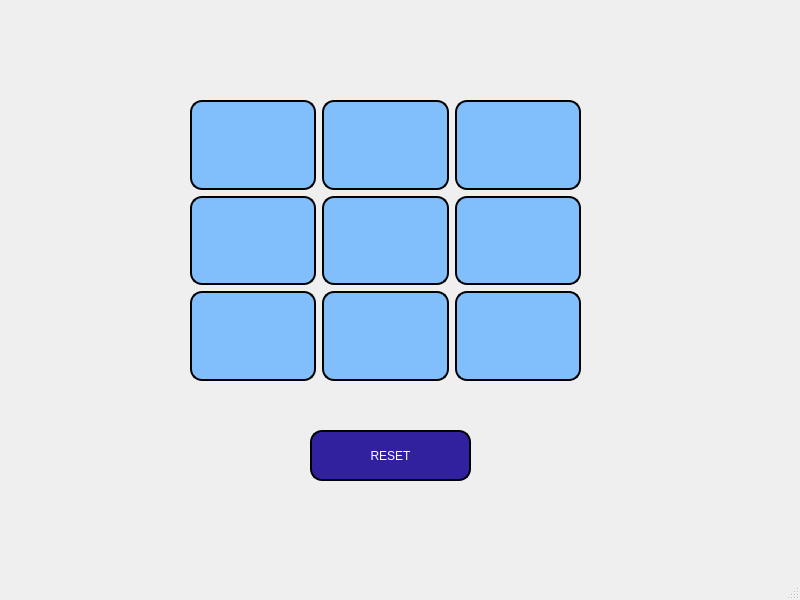
<?xml version="1.0" encoding="UTF-8"?>
<ui version="4.0">
 <class>MainWindow</class>
 <widget class="QMainWindow" name="MainWindow">
  <property name="geometry">
   <rect>
    <x>0</x>
    <y>0</y>
    <width>800</width>
    <height>600</height>
   </rect>
  </property>
  <property name="windowTitle">
   <string>MainWindow</string>
  </property>
  <property name="styleSheet">
   <string notr="true"/>
  </property>
  <widget class="QWidget" name="centralwidget">
   <widget class="QWidget" name="gridLayoutWidget">
    <property name="geometry">
     <rect>
      <x>190</x>
      <y>100</y>
      <width>391</width>
      <height>281</height>
     </rect>
    </property>
    <property name="sizePolicy">
     <sizepolicy hsizetype="Expanding" vsizetype="Expanding">
      <horstretch>0</horstretch>
      <verstretch>0</verstretch>
     </sizepolicy>
    </property>
    <layout class="QGridLayout" name="gridLayout">
     <item row="2" column="2">
      <widget class="QPushButton" name="PB_2_2">
       <property name="sizePolicy">
        <sizepolicy hsizetype="Expanding" vsizetype="Expanding">
         <horstretch>0</horstretch>
         <verstretch>0</verstretch>
        </sizepolicy>
       </property>
       <property name="styleSheet">
        <string notr="true">QPushButton {
	font: 900 16pt &quot;Segoe UI Black&quot;;
    background-color: #81BEFC;
    color: white;
    border: 2px solid black;
    border-radius: 12px;
    padding: 5px;
}

QPushButton:hover {
    background-color: lightblue;
}
QPushButton:pressed {
    background-color: navy;
    color: lightblue;
}</string>
       </property>
       <property name="text">
        <string/>
       </property>
      </widget>
     </item>
     <item row="2" column="1">
      <widget class="QPushButton" name="PB_2_1">
       <property name="sizePolicy">
        <sizepolicy hsizetype="Expanding" vsizetype="Expanding">
         <horstretch>0</horstretch>
         <verstretch>0</verstretch>
        </sizepolicy>
       </property>
       <property name="styleSheet">
        <string notr="true">QPushButton {
	font: 900 16pt &quot;Segoe UI Black&quot;;
    background-color: #81BEFC;
    color: white;
    border: 2px solid black;
    border-radius: 12px;
    padding: 5px;
}

QPushButton:hover {
    background-color: lightblue;
}
QPushButton:pressed {
    background-color: navy;
    color: lightblue;
}</string>
       </property>
       <property name="text">
        <string/>
       </property>
      </widget>
     </item>
     <item row="1" column="0">
      <widget class="QPushButton" name="PB_1_0">
       <property name="sizePolicy">
        <sizepolicy hsizetype="Expanding" vsizetype="Expanding">
         <horstretch>0</horstretch>
         <verstretch>0</verstretch>
        </sizepolicy>
       </property>
       <property name="styleSheet">
        <string notr="true">QPushButton {
	font: 900 16pt &quot;Segoe UI Black&quot;;
    background-color: #81BEFC;
    color: white;
    border: 2px solid black;
    border-radius: 12px;
    padding: 5px;
}

QPushButton:hover {
    background-color: lightblue;
}
QPushButton:pressed {
    background-color: navy;
    color: lightblue;
}</string>
       </property>
       <property name="text">
        <string/>
       </property>
      </widget>
     </item>
     <item row="0" column="2">
      <widget class="QPushButton" name="PB_0_2">
       <property name="sizePolicy">
        <sizepolicy hsizetype="Expanding" vsizetype="Expanding">
         <horstretch>0</horstretch>
         <verstretch>0</verstretch>
        </sizepolicy>
       </property>
       <property name="styleSheet">
        <string notr="true">QPushButton {
	font: 900 16pt &quot;Segoe UI Black&quot;;
    background-color: #81BEFC;
    color: white;
    border: 2px solid black;
    border-radius: 12px;
    padding: 5px;
}

QPushButton:hover {
    background-color: lightblue;
}
QPushButton:pressed {
    background-color: navy;
    color: lightblue;
}</string>
       </property>
       <property name="text">
        <string/>
       </property>
      </widget>
     </item>
     <item row="0" column="1">
      <widget class="QPushButton" name="PB_0_1">
       <property name="sizePolicy">
        <sizepolicy hsizetype="Expanding" vsizetype="Expanding">
         <horstretch>0</horstretch>
         <verstretch>0</verstretch>
        </sizepolicy>
       </property>
       <property name="styleSheet">
        <string notr="true">QPushButton {
	font: 900 16pt &quot;Segoe UI Black&quot;;
    background-color: #81BEFC;
    color: white;
    border: 2px solid black;
    border-radius: 12px;
    padding: 5px;
}

QPushButton:hover {
    background-color: lightblue;
}
QPushButton:pressed {
    background-color: navy;
    color: lightblue;
}</string>
       </property>
       <property name="text">
        <string/>
       </property>
      </widget>
     </item>
     <item row="0" column="0">
      <widget class="QPushButton" name="PB_0_0">
       <property name="sizePolicy">
        <sizepolicy hsizetype="Expanding" vsizetype="Expanding">
         <horstretch>0</horstretch>
         <verstretch>0</verstretch>
        </sizepolicy>
       </property>
       <property name="styleSheet">
        <string notr="true">QPushButton {
	font: 900 16pt &quot;Segoe UI Black&quot;;
    background-color: #81BEFC;
    color: white;
    border: 2px solid black;
    border-radius: 12px;
    padding: 5px;
}

QPushButton:hover {
    background-color: lightblue;
}
QPushButton:pressed {
    background-color: navy;
    color: lightblue;
}</string>
       </property>
       <property name="text">
        <string/>
       </property>
      </widget>
     </item>
     <item row="2" column="0">
      <widget class="QPushButton" name="PB_2_0">
       <property name="sizePolicy">
        <sizepolicy hsizetype="Expanding" vsizetype="Expanding">
         <horstretch>0</horstretch>
         <verstretch>0</verstretch>
        </sizepolicy>
       </property>
       <property name="styleSheet">
        <string notr="true">QPushButton {
	font: 900 16pt &quot;Segoe UI Black&quot;;
    background-color: #81BEFC;
    color: white;
    border: 2px solid black;
    border-radius: 12px;
    padding: 5px;
}

QPushButton:hover {
    background-color: lightblue;
}
QPushButton:pressed {
    background-color: navy;
    color: lightblue;
}</string>
       </property>
       <property name="text">
        <string/>
       </property>
      </widget>
     </item>
     <item row="1" column="1">
      <widget class="QPushButton" name="PB_1_1">
       <property name="sizePolicy">
        <sizepolicy hsizetype="Expanding" vsizetype="Expanding">
         <horstretch>0</horstretch>
         <verstretch>0</verstretch>
        </sizepolicy>
       </property>
       <property name="styleSheet">
        <string notr="true">QPushButton {
	font: 900 16pt &quot;Segoe UI Black&quot;;
    background-color: #81BEFC;
    color: white;
    border: 2px solid black;
    border-radius: 12px;
    padding: 5px;
}

QPushButton:hover {
    background-color: lightblue;
}
QPushButton:pressed {
    background-color: navy;
    color: lightblue;
}</string>
       </property>
       <property name="text">
        <string/>
       </property>
      </widget>
     </item>
     <item row="1" column="2">
      <widget class="QPushButton" name="PB_1_2">
       <property name="sizePolicy">
        <sizepolicy hsizetype="Expanding" vsizetype="Expanding">
         <horstretch>0</horstretch>
         <verstretch>0</verstretch>
        </sizepolicy>
       </property>
       <property name="styleSheet">
        <string notr="true">QPushButton {
	font: 900 16pt &quot;Segoe UI Black&quot;;
    background-color: #81BEFC;
    color: white;
    border: 2px solid black;
    border-radius: 12px;
    padding: 5px;
}

QPushButton:hover {
    background-color: lightblue;
}
QPushButton:pressed {
    background-color: navy;
    color: lightblue;
}</string>
       </property>
       <property name="text">
        <string/>
       </property>
      </widget>
     </item>
    </layout>
   </widget>
   <widget class="QPushButton" name="RESET">
    <property name="geometry">
     <rect>
      <x>310</x>
      <y>430</y>
      <width>161</width>
      <height>51</height>
     </rect>
    </property>
    <property name="styleSheet">
     <string notr="true">QPushButton {
	font: 900 16pt &quot;Segoe UI Black&quot;;
    background-color: #32219F;
    color: white;
    border: 2px solid black;
    border-radius: 12px;
    padding: 5px;
}

QPushButton:hover {
    background-color: lightblue;
}
QPushButton:pressed {
    background-color: navy;
    color: lightblue;
}</string>
    </property>
    <property name="text">
     <string>RESET</string>
    </property>
   </widget>
  </widget>
  <widget class="QMenuBar" name="menubar">
   <property name="geometry">
    <rect>
     <x>0</x>
     <y>0</y>
     <width>800</width>
     <height>26</height>
    </rect>
   </property>
  </widget>
  <widget class="QStatusBar" name="statusbar"/>
 </widget>
 <resources/>
 <connections/>
</ui>
